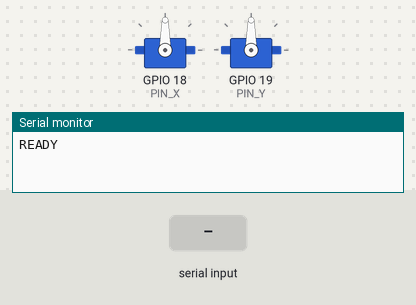
The sketch below on a simulated ESP32. Shown: 2 × servo, the last lines printed to the serial monitor. Inputs (shaded band) come from the test bench.

Above: at 1.2 s.
1.3 s: "A90\n" received over Serial
At 2.1 s:
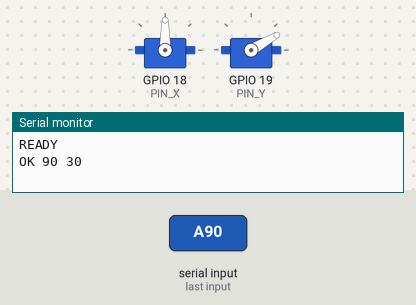
2.8 s: "A,45\n" received over Serial
At 3.3 s:
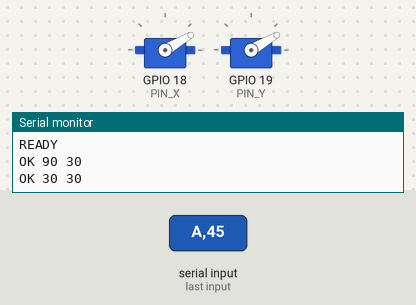
4.3 s: "C90\n" received over Serial
At 5.5 s:
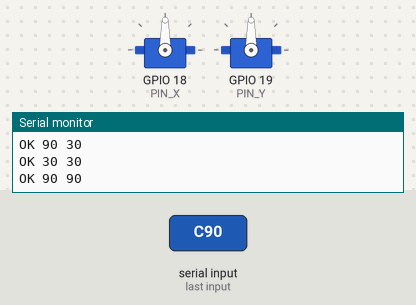
5.8 s: "A\n" received over Serial
At 6.7 s:
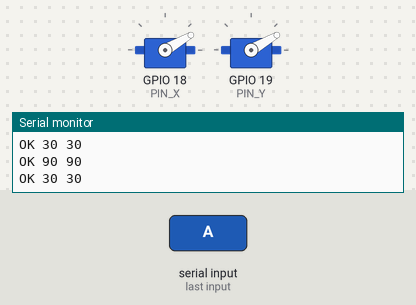
Timing chart, 0 to 8.3 s (numbered marks = the images above; inputs shaded):
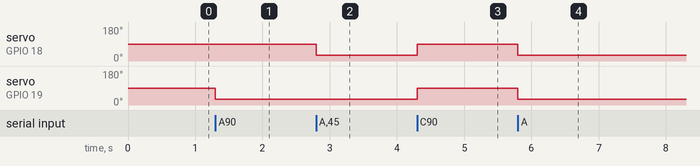

The sketch:

servo_aim.ino
```cpp
// AeroSense feeder aim: two hobby servos (X pan, Y tilt) driven over USB serial.
//
// Protocol (115200 baud, one command per line):
//   A <x> <y>   move to angles (clamped to [ANGLE_MIN, ANGLE_MAX]) -> "OK <x> <y>"
//   C           center                                            -> "OK <cx> <cy>"
//   P           ping                                              -> "PONG"
// On boot it centers and prints READY. With no command for IDLE_MS it
// re-centers, so a crashed backend never leaves the feeder aimed off-court.
//
// Power the servos from their own 5-6 V supply. Tie its GND to the board's
// GND. Never run them from the board's 5 V pin.

#if defined(ESP32)
  #include <ESP32Servo.h>
  const int PIN_X = 18;
  const int PIN_Y = 19;
#else
  #include <Servo.h>
  const int PIN_X = 9;
  const int PIN_Y = 10;
#endif

const int ANGLE_MIN = 30;
const int ANGLE_MAX = 150;
const int CENTER = 90;
const unsigned long IDLE_MS = 60000UL;

Servo servoX;
Servo servoY;
char line[32];
byte len = 0;
unsigned long lastCmd = 0;
bool centeredForIdle = false;

int clampAngle(long v) {
  if (v < ANGLE_MIN) return ANGLE_MIN;
  if (v > ANGLE_MAX) return ANGLE_MAX;
  return (int)v;
}

void moveTo(int x, int y) {
  servoX.write(x);
  servoY.write(y);
  Serial.print(F("OK "));
  Serial.print(x);
  Serial.print(' ');
  Serial.println(y);
}

void handle(char *cmd) {
  lastCmd = millis();
  centeredForIdle = false;
  if (cmd[0] == 'A') {
    char *p = cmd + 1;
    long x = strtol(p, &p, 10);
    long y = strtol(p, &p, 10);
    moveTo(clampAngle(x), clampAngle(y));
  } else if (cmd[0] == 'C') {
    moveTo(CENTER, CENTER);
  } else if (cmd[0] == 'P') {
    Serial.println(F("PONG"));
  } else {
    Serial.println(F("ERR"));
  }
}

void setup() {
  Serial.begin(115200);
  servoX.attach(PIN_X);
  servoY.attach(PIN_Y);
  servoX.write(CENTER);
  servoY.write(CENTER);
  lastCmd = millis();
  Serial.println(F("READY"));
}

void loop() {
  while (Serial.available()) {
    char c = Serial.read();
    if (c == '\r') continue;
    if (c == '\n') {
      line[len] = '\0';
      if (len) handle(line);
      len = 0;
    } else if (len < sizeof(line) - 1) {
      line[len++] = c;
    }
  }
  if (!centeredForIdle && millis() - lastCmd > IDLE_MS) {
    servoX.write(CENTER);
    servoY.write(CENTER);
    centeredForIdle = true;
  }
}
```

Measured:
- after the input at 1.3 s, servo on GPIO 19 (PIN_Y): 90° → 30° at once
- after the input at 2.8 s, servo on GPIO 18 (PIN_X): 90° → 30° at once
- after the input at 4.3 s, servo on GPIO 18 (PIN_X), servo on GPIO 19 (PIN_Y): 30° → 90° at once
- after the input at 5.8 s, servo on GPIO 18 (PIN_X), servo on GPIO 19 (PIN_Y): 90° → 30° at once
